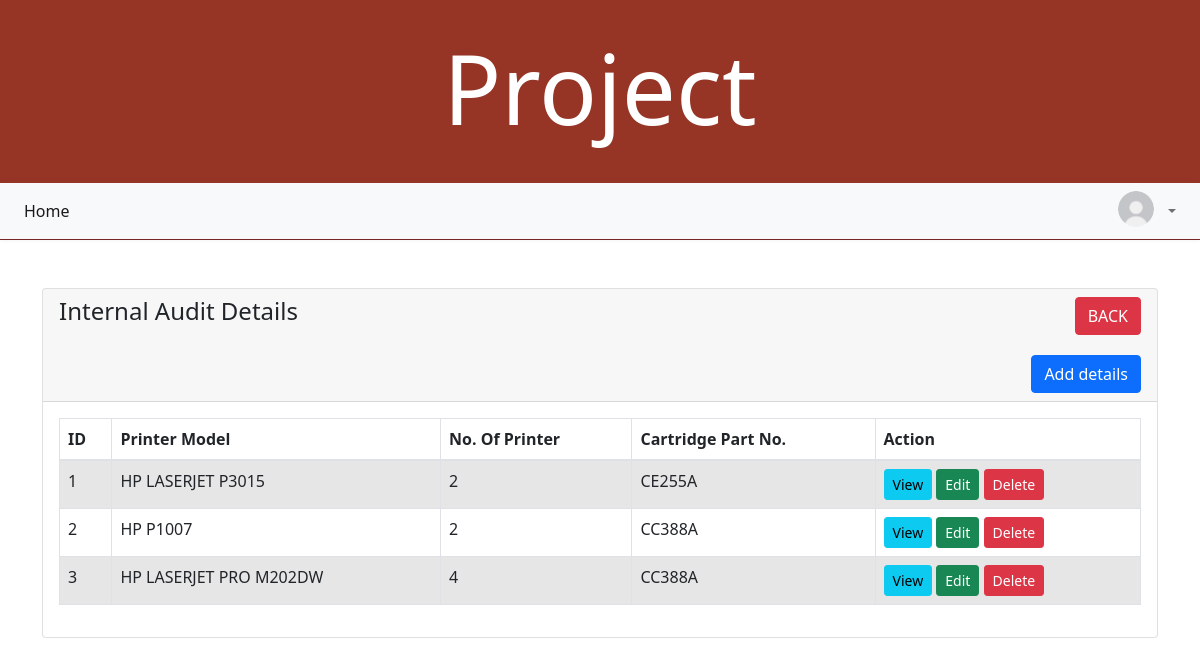
/iaindex.php, run on the app's committed database.
### tables this page shows
CREATE TABLE `ias` (
  `id` int(11) NOT NULL,
  `printer` varchar(190) NOT NULL,
  `number` varchar(191) NOT NULL,
  `part` varchar(191) NOT NULL,
  `issued` varchar(191) NOT NULL
);

### iaindex.php (the view, shortened to what this page needs)
<?php
    require 'sectiondbcon.php';
?>
<!DOCTYPE html>
<html>
    <head>
        <link rel="stylesheet" href="https://stackpath.bootstrapcdn.com/bootstrap/4.5.0/css/bootstrap.min.css">
    </head>
    <body>
      <div class="header">
        <h1 style="font-size:8vw;">Project</h1>
      </div>
      <nav class="navbar navbar-expand-xl navbar-light bg-light">
		<div class="navbar-nav">
       <a href="adminlogin.php" class="nav-item nav-link active" > <i class="fa fa-fw fa-home"></i> Home</a>
			</div>
		<div class="navbar-nav ml-auto">
			<div class="nav-item dropdown">
				<a href="#" data-toggle="dropdown" class="nav-link dropdown-toggle user-action"><img src="logopro.jpeg" class="avatar" alt="Avatar"> <?php  if (isset($_SESSION['user'])) : ?>
				<?php endif ?> <b class="caret"></b></a>
			</div>
		</div>
</nav>
<br>
    </body>
</html>
<!doctype html>
<html lang="en">
  <head>
    <link href="https://cdn.jsdelivr.net/npm/bootstrap@5.1.3/dist/css/bootstrap.min.css" rel="stylesheet">
</head>
<body>
    <div class="container mt-4">
        <div class="row">
            <div class="col-md-12">
                <div class="card">
                    <div class="card-header">
                        <h4>Internal Audit Details
                        <a href="sectionindex.php" class="btn btn-danger float-end">BACK</a>
                        <br>
                        <br>
                        <a href="ia-create.php" class="btn btn-primary float-end">Add details</a>
                        </h4>
                    </div>
                    <div class="card-body">
                        <table class="table table-bordered table-striped">
                            <thead>
                                <tr>
                                    <th>ID</th>
                                    <th>Printer Model</th>
                                    <th>No. Of Printer</th>
                                    <th>Cartridge Part No.</th>
                                    <th>Action</th>
                                </tr>
                            </thead>
                            <tbody>
                                <?php
                                    $query = "SELECT * FROM ias";
                                    $query_run = mysqli_query($con, $query);
                                    if(mysqli_num_rows($query_run) > 0)
                                    {
                                        foreach($query_run as $data)
                                        {
                                            ?>
                                            <tr>
                                                <td><?= $data['id']; ?></td>
                                                <td><?= $data['printer']; ?></td>
                                                <td><?= $data['number']; ?></td>
                                                <td><?= $data['part']; ?></td>
                                                <td>
                                                    <a href="ia-view.php?id=<?= $data['id']; ?>" class="btn btn-info btn-sm">View</a>
                                                    <a href="ia-edit.php?id=<?= $data['id']; ?>" class="btn btn-success btn-sm">Edit</a>
                                                    <form action="iacode.php" method="POST" class="d-inline">
                                                        <button type="submit" name="delete" value="<?=$data['id'];?>" class="btn btn-danger btn-sm">Delete</button>
                                                    </form>
                                                </td>
                                            </tr>
                                            <?php
                                        }
                                    }
                                    else
                                    {
                                        echo "<h5> No Record Found </h5>";
                                    }
                                ?>
                            </tbody>
                        </table>
                    </div>
                </div>
            </div>
        </div>
    </div>
</body>
</html>

### iaindex.php (style rules this page uses)
body { font-family: Arial; margin: 0; }
.header { padding: 30px; text-align: center; background: #963425; color: white; }
body { background: #d7d3d3; }
.navbar { background: rgb(79, 23, 23); padding-left: 16px; padding-right: 16px; border-bottom: 1px solid #782626; box-shadow: 0 0 4px rgba(109, 101, 101, 0.1); }
.nav-link img { border-radius: 50%; width: 36px; height: 36px; margin: -8px 0; float: left; margin-right: 10px; }

### data on the page
ias: id "1", printer "HP LASERJET P3015", number "2", part "CE255A"
ias: id "2", printer "HP P1007", number "2", part "CC388A"
ias: id "3", printer "HP LASERJET PRO M202DW", number "4", part "CC388A"
